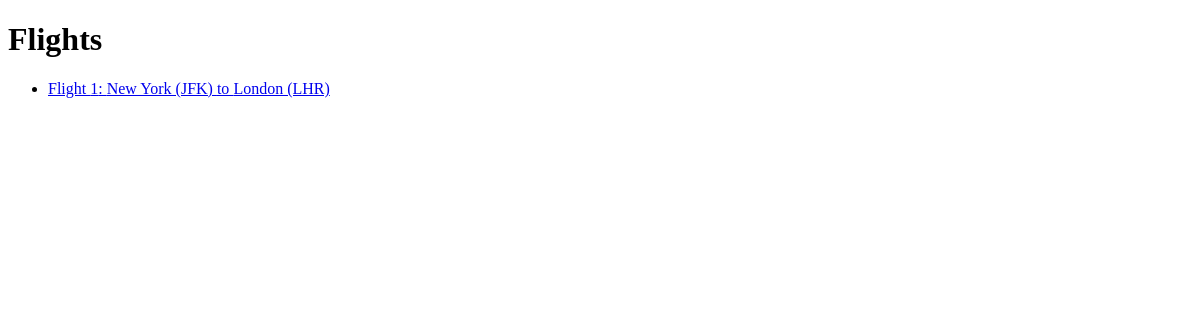
The app's page /flights/, older data.
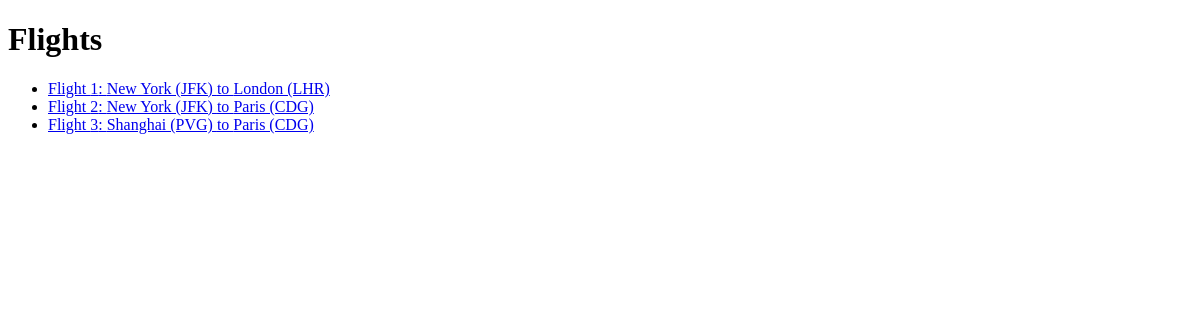
The same page, newer data.
### flights/models.py (models this page shows, shortened)
class Flight(models.Model):
    origin = models.ForeignKey(Airport, on_delete=models.CASCADE, related_name="departures")
    destination = models.ForeignKey(Airport, on_delete=models.CASCADE, related_name="arrivals")
    duration = models.IntegerField()

class Airport(models.Model):
    code = models.CharField(max_length=3)
    city = models.CharField(max_length=64)
    def __str__(self):
        return f"{self.city} ({self.code})"

### flights/views.py (the view)
# urls.py: path('', views.index, name='index'),
def index(request):
    return render(request, "flights/index.html", {
        "flights": Flight.objects.all(),
    })

### flights/templates/flights/index.html (shortened to what this page needs)
{% extends "flights/layout.html" %}
{% block body %}
    <h1>Flights</h1>
    <ul>
        {% for flight in flights %}
            <li>
                <a href="{% url 'flight' flight.id %}">
                    Flight {{flight.id}}: {{ flight.origin }} to {{ flight.destination }}
                </a>
            </li>
        {% endfor %}
    </ul>
{% endblock %}

### flights/templates/flights/layout.html (shortened to what this page needs)
<!DOCTYPE html>
<html lang="en">
<head>
</head>
<body>
    {% block body %}
    {% endblock %}
</body>
</html>

Row changes from the older to the newer data that the page shows:
added Flight: id "2", origin "New York (JFK)", destination "Paris (CDG)"
added Flight: id "3", origin "Shanghai (PVG)", destination "Paris (CDG)"
